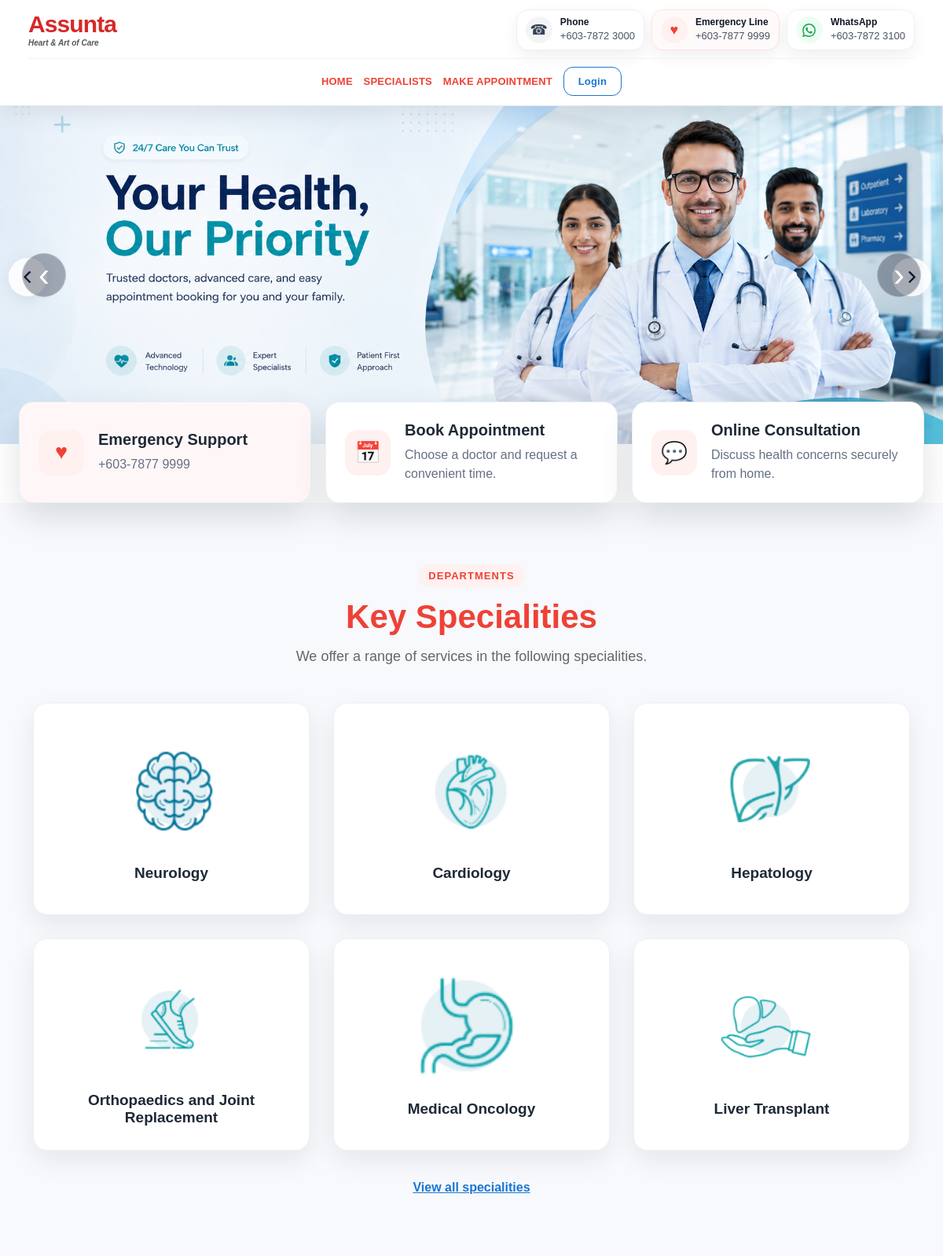
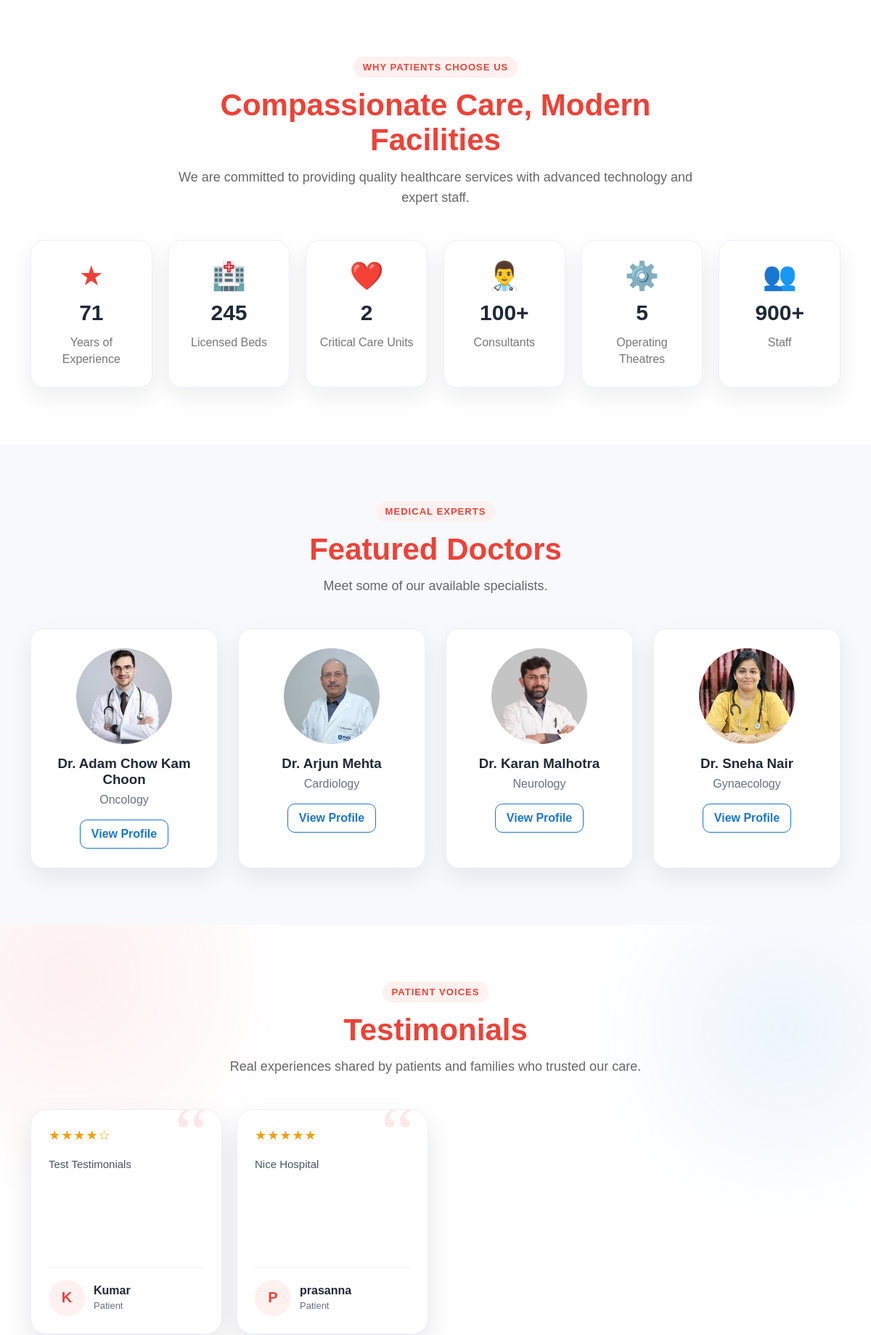
The page / (upper part) on the database its author committed (2 pictures, top to bottom).
### hospital/models.py (models this page shows, shortened)
class TimeStampedModel(models.Model):
    created_at = models.DateTimeField(auto_now_add=True)
    updated_at = models.DateTimeField(auto_now=True)
    class Meta:
        abstract = True

class SiteSetting(TimeStampedModel):
    site_name = models.CharField(max_length=120, default='Assunta Hospital')
    logo = models.ImageField(upload_to='site/', blank=True, null=True)
    general_line = models.CharField(max_length=50, default='+603-7872 3000')
    emergency_line = models.CharField(max_length=50, default='+603-7877 9999')
    whatsapp = models.CharField(max_length=50, default='+603-7872 3100')
    email = models.EmailField(default='info@example.com')
    address = models.CharField(max_length=255, default='123 Main Street')
    facebook = models.URLField(blank=True)
    twitter = models.URLField(blank=True)
    instagram = models.URLField(blank=True)
    footer_text = models.CharField(max_length=255, default='© 2026 Company Name. All Rights Reserved.')

class Banner(TimeStampedModel):
    title = models.CharField(max_length=120)
    subtitle = models.CharField(max_length=255, blank=True)
    image = models.ImageField(upload_to='banners/', blank=True, null=True)
    button_text = models.CharField(max_length=50, blank=True)
    button_link = models.CharField(max_length=200, blank=True)
    is_active = models.BooleanField(default=True)
    order = models.PositiveIntegerField(default=0)
    class Meta:
        ordering = ['order', '-created_at']

class Speciality(TimeStampedModel):
    name = models.CharField(max_length=100, unique=True)
    icon = models.ImageField(
        upload_to='specialities/',
        blank=True,
        null=True,
        help_text='Upload speciality icon only, for example brain, heart, liver icon. Do not upload doctor photo here.'
    )
    icon_emoji = models.CharField(max_length=20, blank=True, default='✚', help_text='Fallback icon if no image is uploaded.')
    description = models.TextField(blank=True)
    show_on_home = models.BooleanField(default=True, help_text='Show this speciality in Key Specialities on the home page.')
    is_active = models.BooleanField(default=True)
    order = models.PositiveIntegerField(default=0)
    class Meta:
        verbose_name_plural = 'Specialities'
        ordering = ['order', 'name']

class WhyChoose(TimeStampedModel):
    icon_text = models.CharField(max_length=20, default='★', help_text='Use emoji or icon text, e.g. ★, ♥, 🏥')
    number = models.CharField(max_length=30, help_text='Example: 71, 245, 100+')
    title = models.CharField(max_length=100, help_text='Example: Years of Experience')
    is_active = models.BooleanField(default=True)
    order = models.PositiveIntegerField(default=0)
    class Meta:
        ordering = ['order']

class Doctor(TimeStampedModel):
    name = models.CharField(max_length=120)
    slug = models.SlugField(max_length=150, unique=True, blank=True)
    speciality = models.ForeignKey(Speciality, on_delete=models.SET_NULL, null=True, related_name='doctors')
    degree = models.CharField(max_length=255, help_text='Example: MBBS, FRCP')
    designation = models.CharField(max_length=120, blank=True, help_text='Example: Consultant Cardiologist')
    profile_image = models.ImageField(upload_to='doctors/', blank=True, null=True)
    phone = models.CharField(max_length=50, blank=True)
    email = models.EmailField(blank=True)
    room_no = models.CharField(max_length=40, blank=True)
    bio = models.TextField(blank=True)
    earliest_appointment = models.CharField(max_length=100, blank=True, help_text='Example: Feb 22, 2:30PM')
    consultation_fee = models.DecimalField(max_digits=8, decimal_places=2, default=0)
    is_available = models.BooleanField(default=True)
    is_featured = models.BooleanField(default=False)
    class Meta:
        ordering = ['name']
    def get_absolute_url(self):
        return reverse('doctor_detail', kwargs={'slug': self.slug})

class Testimonial(TimeStampedModel):
    updated_at = None
    patient_name = models.CharField(max_length=100)
    patient_role = models.CharField(
        max_length=100,
        blank=True,
        null=True,
        help_text='Example: Patient, Heart Patient, Surgery Patient'
    )
    patient_image = models.ImageField(upload_to='testimonials/', blank=True, null=True)
    message = models.TextField()
    rating = models.PositiveIntegerField(default=5, help_text='Enter rating from 1 to 5')
    show_on_home = models.BooleanField(default=True)
    is_active = models.BooleanField(default=True)
    order = models.PositiveIntegerField(default=0)
    class Meta:
        verbose_name = 'Testimonial'
        verbose_name_plural = 'Testimonials'
        ordering = ['order', '-created_at']
    @property
    def star_display(self):
        rating = max(0, min(int(self.rating or 0), 5))
        return '★' * rating + '☆' * (5 - rating)

### hospital/views.py (the view)
# urls.py: path('', views.home, name='home'),
def home(request):
    banners = Banner.objects.filter(is_active=True)
    specialities = Speciality.objects.filter(is_active=True, show_on_home=True)[:6]
    why_choose = WhyChoose.objects.filter(is_active=True)[:6]
    featured_doctors = Doctor.objects.filter(is_available=True, is_featured=True)[:4]
    testimonials = Testimonial.objects.filter(is_active=True, show_on_home=True)[:10]
    testimonial_initial = {}
    if request.user.is_authenticated:
        testimonial_initial['patient_name'] = request.user.get_full_name() or request.user.username
    testimonial_form = TestimonialForm(initial=testimonial_initial)
    return render(request, 'hospital/home.html', {
        'banners': banners,
        'specialities': specialities,
        'why_choose': why_choose,
        'featured_doctors': featured_doctors,
        'testimonials': testimonials,
        'testimonial_form': testimonial_form,
    })

### hospital/templates/hospital/home.html (shortened to what this page needs)
{% extends 'hospital/base.html' %}
{% load static %}
{% block extra_css %}<link rel="stylesheet" href="{% static 'hospital/css/home.css' %}?v=2026062304">{% endblock %}
{% block content %}
<section class="hero-carousel" data-carousel>
    {% if banners %}
        {% for banner in banners %}
        <div class="hero-slide {% if banner.image %}has-image{% endif %} {% if forloop.first %}active{% endif %}">
            {% if banner.image %}
                <img src="{{ banner.image.url }}" alt="{{ banner.title }}">
            {% endif %}
        </div>
        {% endfor %}
    {% endif %}
    <button class="carousel-btn prev" data-prev aria-label="Previous slide">‹</button>
    <button class="carousel-btn next" data-next aria-label="Next slide">›</button>
</section>
<section class="quick-care-section">
    <div class="quick-care-grid">
        <article class="quick-care-card emergency">
            <span class="quick-icon">♥</span>
            <div>
                <h3>Emergency Support</h3>
                <p>{% if site_setting %}{{ site_setting.emergency_line }}{% else %}+603-7877 9999{% endif %}</p>
            </div>
        </article>
        <a class="quick-care-card" href="{% url 'appointment' %}">
            <span class="quick-icon">📅</span>
            <div>
                <h3>Book Appointment</h3>
                <p>Choose a doctor and request a convenient time.</p>
            </div>
        </a>
        <a class="quick-care-card" href="{% url 'consultation' %}">
            <span class="quick-icon">💬</span>
            <div>
                <h3>Online Consultation</h3>
                <p>Discuss health concerns securely from home.</p>
            </div>
        </a>
    </div>
</section>
<section class="section light">
    <div class="section-title">
        <span class="section-kicker">Departments</span>
        <h2>Key Specialities</h2>
        <p>We offer a range of services in the following specialities.</p>
    </div>
    <div class="speciality-grid">
        {% for speciality in specialities %}
        <a class="speciality-card" href="{% url 'specialists' %}?speciality={{ speciality.id }}">
            <div class="speciality-icon-wrap">
                {% if speciality.icon %}
                    <img src="{{ speciality.icon.url }}" alt="{{ speciality.name }} icon">
                {% else %}
                    <div class="icon-circle">{{ speciality.icon_emoji|default:'✚' }}</div>
                {% endif %}
            </div>
            <h3>{{ speciality.name }}</h3>
        </a>
        {% empty %}
        <p class="empty">Add specialities and speciality icon images from Admin Dashboard.</p>
        {% endfor %}
    </div>
    <div class="center"><a href="{% url 'specialists' %}" class="text-link">View all specialities</a></div>
</section>
<section class="section">
    <div class="section-title">
        <span class="section-kicker">Why patients choose us</span>
        <h2>Compassionate Care, Modern Facilities</h2>
        <p>We are committed to providing quality healthcare services with advanced technology and expert staff.</p>
    </div>
    <div class="why-grid">
        {% for item in why_choose %}
        <div class="why-card">
            <div class="why-icon">{{ item.icon_text }}</div>
            <h3>{{ item.number }}</h3>
            <p>{{ item.title }}</p>
        </div>
        {% empty %}
        <p class="empty">Add why choose us items from Admin Dashboard.</p>
        {% endfor %}
    </div>
</section>
<section class="section light">
    <div class="section-title">
        <span class="section-kicker">Medical experts</span>
        <h2>Featured Doctors</h2>
        <p>Meet some of our available specialists.</p>
    </div>
    <div class="doctor-mini-grid">
        {% for doctor in featured_doctors %}
        <div class="doctor-mini-card">
            {% if doctor.profile_image %}<img src="{{ doctor.profile_image.url }}" alt="{{ doctor.name }}">{% else %}<div class="doctor-photo-fallback">Dr</div>{% endif %}
            <h3>{{ doctor.name }}</h3>
            <p>{{ doctor.speciality.name }}</p>
            <a href="{{ doctor.get_absolute_url }}" class="outline-btn">View Profile</a>
        </div>
        {% empty %}
        <p class="empty">Mark doctors as featured in Admin Dashboard.</p>
        {% endfor %}
    </div>
</section>
<section class="section testimonial-section" id="testimonials">
    <div class="section-title">
        <span class="section-kicker">Patient voices</span>
        <h2>Testimonials</h2>
        <p>Real experiences shared by patients and families who trusted our care.</p>
    </div>
    <div class="testimonial-grid">
        {% for testimonial in testimonials %}
        <article class="testimonial-card">
            <div class="quote-mark">“</div>
            <div class="stars" aria-label="{{ testimonial.rating }} out of 5 stars">{{ testimonial.star_display }}</div>
            <p class="testimonial-message">{{ testimonial.message }}</p>
            <div class="testimonial-author">
                {% if testimonial.patient_image %}
                    <img src="{{ testimonial.patient_image.url }}" alt="{{ testimonial.patient_name }}">
                {% else %}
                    <div class="avatar-fallback">{{ testimonial.patient_name|first|upper }}</div>
                {% endif %}
                <div>
                    <h3>{{ testimonial.patient_name }}</h3>
                    <p>{{ testimonial.patient_role|default:'Patient' }}</p>
                </div>
            </div>
        </article>
        {% empty %}
        <p class="empty">Add active testimonials from Admin Dashboard.</p>
        {% endfor %}
    </div>
</section>
{% endblock %}

### hospital/templates/hospital/base.html (shortened to what this page needs)
{% load static %}
<!DOCTYPE html>
<html lang="en">
<head>
    <link rel="stylesheet" href="{% static 'hospital/css/base.css' %}?v=2026062305">
    {% block extra_css %}{% endblock %}
</head>
<body>
<header class="site-header">
    <div class="header-shell">
        <div class="brand-contact-row">
            <a href="{% url 'home' %}" class="logo-box" aria-label="Go to home page">
                {% if site_setting and site_setting.logo %}
                    <img src="{{ site_setting.logo.url }}" alt="{{ site_setting.site_name }}">
                {% else %}
                    <span class="logo-text">Assunta<span>Heart & Art of Care</span></span>
                {% endif %}
            </a>
            <div class="navbar-contact" aria-label="Hospital contact details">
                <a class="contact-chip" href="tel:{% if site_setting %}{{ site_setting.general_line }}{% else %}+60378723000{% endif %}">
                    <span class="contact-icon phone">☎</span>
                    <span><strong>Phone</strong><em>{% if site_setting %}{{ site_setting.general_line }}{% else %}+603-7872 3000{% endif %}</em></span>
                </a>
                <a class="contact-chip emergency" href="tel:{% if site_setting %}{{ site_setting.emergency_line }}{% else %}+60378779999{% endif %}">
                    <span class="contact-icon heart">♥</span>
                    <span><strong>Emergency Line</strong><em>{% if site_setting %}{{ site_setting.emergency_line }}{% else %}+603-7877 9999{% endif %}</em></span>
                </a>
                <a class="contact-chip whatsapp-chip" href="https://wa.me/{% if site_setting %}{{ site_setting.whatsapp|cut:'+'|cut:'-'|cut:' ' }}{% else %}60378723100{% endif %}" target="_blank" rel="noopener">
                    <span class="contact-icon whatsapp" aria-hidden="true">
                    </span>
                    <span><strong>WhatsApp</strong><em>{% if site_setting %}{{ site_setting.whatsapp }}{% else %}+603-7872 3100{% endif %}</em></span>
                </a>
            </div>
        </div>
        <nav class="main-nav" data-main-nav>
            <a href="{% url 'home' %}">Home</a>
            <a href="{% url 'specialists' %}">Specialists</a>
            <a href="{% url 'appointment' %}">Make Appointment</a>
            {% if user.is_authenticated %}
                <a href="{% url 'prescriptions' %}">Prescriptions</a>
                <a href="{% url 'my_appointments' %}">My Appointments</a>
                <a class="login-btn" href="{% url 'logout' %}">Logout</a>
            {% else %}
                <a class="login-btn" href="{% url 'login' %}">Login</a>
            {% endif %}
        </nav>
    </div>
</header>
<main>
    {% block content %}{% endblock %}
</main>
</body>
</html>

### rows shown on the page
SiteSetting: general_line "+603-7872 3000", emergency_line "+603-7877 9999", whatsapp "+603-7872 3100"
Banner: image (picture)
Speciality: icon (picture), name "Neurology"
Speciality: icon (picture), name "Cardiology"
Speciality: icon (picture), name "Hepatology"
Speciality: icon (picture), name "Orthopaedics and Joint Replacement"
Speciality: icon (picture), name "Medical Oncology"
Speciality: icon (picture), name "Liver Transplant"
WhyChoose: icon_text "★", number "71", title "Years of Experience"
WhyChoose: icon_text "🏥", number "245", title "Licensed Beds"
WhyChoose: icon_text "❤️", number "2", title "Critical Care Units"
WhyChoose: icon_text "👨‍⚕️", number "100+", title "Consultants"
WhyChoose: icon_text "⚙️", number "5", title "Operating Theatres"
WhyChoose: icon_text "👥", number "900+", title "Staff"
Doctor: profile_image (picture), name "Dr. Adam Chow Kam Choon", speciality.name "Oncology"
Doctor: profile_image (picture), name "Dr. Arjun Mehta", speciality.name "Cardiology"
Doctor: profile_image (picture), name "Dr. Karan Malhotra", speciality.name "Neurology"
Doctor: profile_image (picture), name "Dr. Sneha Nair", speciality.name "Gynaecology"
Testimonial: star_display "★★★★☆", message "Test Testimonials", patient_name|first "K", patient_name "Kumar", patient_role "Patient"
Testimonial: star_display "★★★★★", message "Nice Hospital", patient_name|first "P", patient_name "prasanna", patient_role "Patient"
